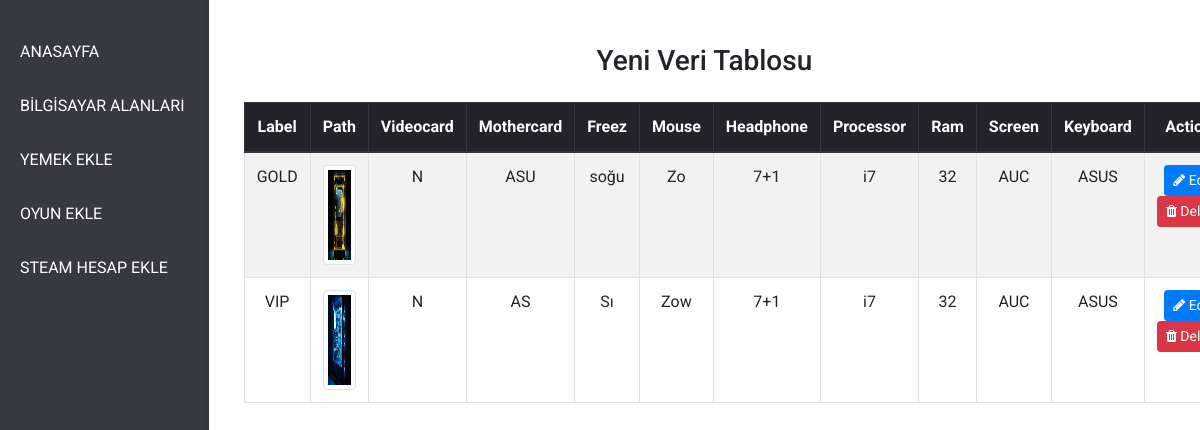
/computerfiles, run on the app's committed database.
### models.py (models this page shows)
class tblcomputerfiles(db.Model):
    id = db.Column(db.Integer, primary_key=True)
    label = db.Column(db.String(100), unique=False, nullable=True)
    path = db.Column(db.String(50), unique=False, nullable=True)
    videocard = db.Column(db.String(100), unique=False, nullable=True)
    mothercard = db.Column(db.String(100), unique=False, nullable=True)
    freez = db.Column(db.String(100), unique=False, nullable=True)
    mouse = db.Column(db.String(100), unique=False, nullable=True)
    headphone = db.Column(db.String(100), unique=False, nullable=True)
    processor = db.Column(db.String(100), unique=False, nullable=True)
    ram = db.Column(db.String(100), unique=False, nullable=True)
    screen = db.Column(db.String(100), unique=False, nullable=True)
    keyboard = db.Column(db.String(100), unique=False, nullable=True)

### app.py (the view)
@app.route("/computerfiles")
def cafeattributea():
    computers = tblcomputerfiles.query.all()
    return render_template("/computerfiles.html", computers = computers)

### templates/computerfiles.html
{% extends "adminlayout.html" %}
{% block main %}
<div class="container mt-4">
    <h3 class="mb-4">Yeni Veri Tablosu</h3>
    <table class="table table-bordered table-striped">
        <thead class="thead-dark">
            <tr>
                {% for column in computers[0].__table__.columns %}
                    {% if column.key != 'id' %}
                        <th>{{ column.key | capitalize }}</th>
                    {% endif %}
                {% endfor %}
                <th>Actions</th>
            </tr>
        </thead>
        <tbody>
            {% for computer in computers %}
                <tr>
                    {% for column in computer.__table__.columns %}
                        {% if column.key != 'id' %}
                            {% if column.key == 'path' %}
                                <td>
                                    <img src="{{ computer.path }}" alt="food image" class="img-thumbnail" style="width: 100px; height: 100px;">
                                </td>
                            {% else %}
                                <td>{{ computer[column.name] }}</td>
                            {% endif %}
                        {% endif %}
                    {% endfor %}
                    <td>
                        <button class="btn btn-sm btn-primary"><i class="fa fa-pencil"></i> Edit</button>
                        <button class="btn btn-sm btn-danger"><i class="fa fa-trash"></i> Delete</button>
                    </td>
                </tr>
            {% endfor %}
        </tbody>
    </table>
</div>
{% endblock %}

### static/css/admin/indexadmin.css (style rules this page uses)
body, html { margin: 0; padding: 0; font-family: 'Roboto', sans-serif; height: 100%; background-color: #f8f9fa; }
.container { display: flex; flex-direction: column; align-items: center; justify-content: center; }
table { width: 80%; margin-left: auto; margin-right: auto; text-align: center; }
h3 { text-align: center; }

### data on the page
tblcomputerfiles: label "GOLD" "N" "ASU" "soğu" "Zo" "7+1" "i7" "32" "AUC" "ASUS", path (picture)
tblcomputerfiles: label "VIP" "N" "AS" "Sı" "Zow" "7+1" "i7" "32" "AUC" "ASUS", path (picture)

### other printed values
{{ column.key | capitalize }} "Label" "Path" "Videocard" "Mothercard" "Freez" "Mouse" "Headphone" "Processor" "Ram" "Screen" "Keyboard"
